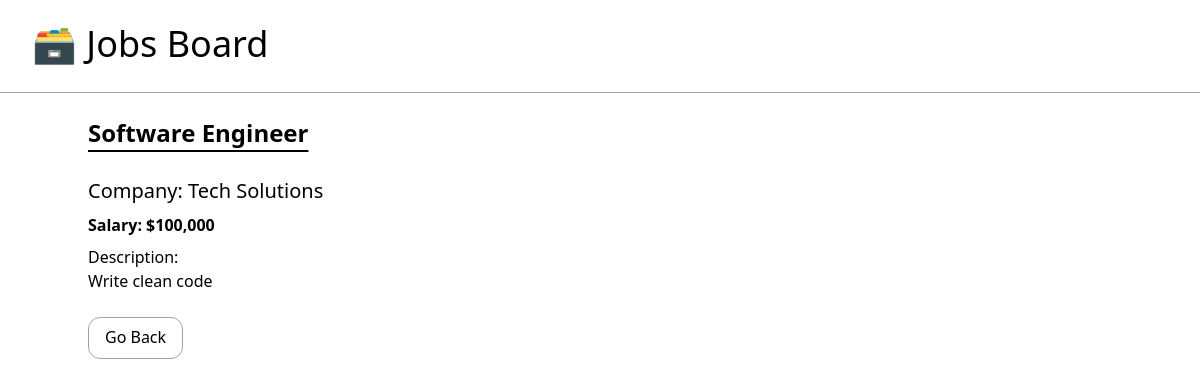
The app's page /jobs/2/, older data.
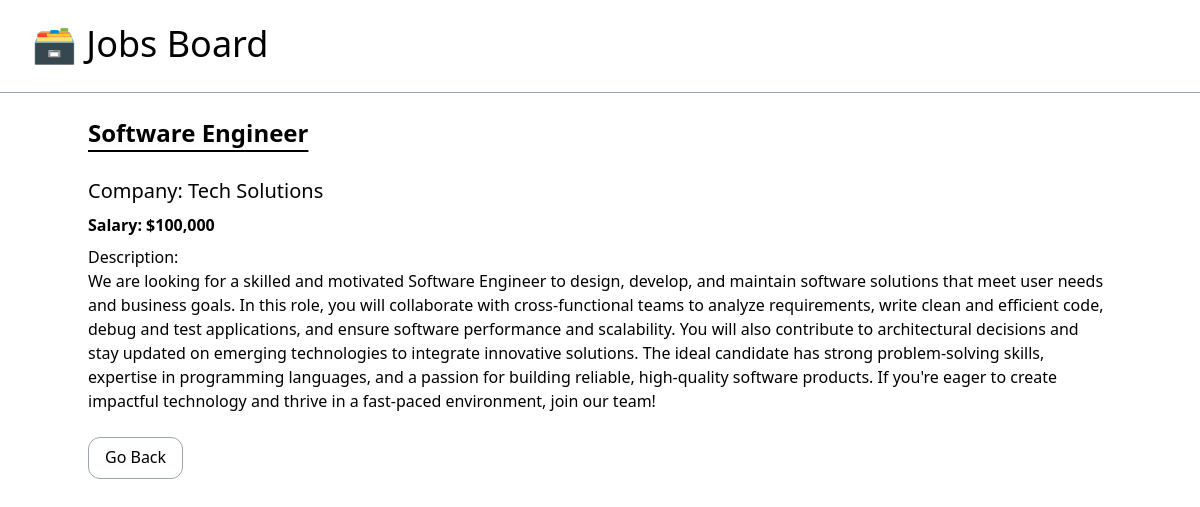
The same page, newer data.
### S05_JobsBoardApp/models.py (models this page shows, shortened)
class JobPosting(models.Model):
    title = models.CharField(max_length=100)
    description = models.TextField()
    company = models.CharField(max_length=100)
    salary = models.IntegerField()
    is_active = models.BooleanField(default=False)

### S05_JobsBoardApp/views.py (the view)
def jobs_detail(request, job_id):
    job = get_object_or_404(JobPosting, id=job_id, is_active=True)
    return render(request=request, template_name="S05_JobsBoardApp/detail.html", context={"job": job})

### S05_JobsBoardApp/templates/S05_JobsBoardApp/detail.html
{% extends 'S05_JobsBoardApp/_base.html' %}
{% load humanize %}
{% block content %}
<div class="mt-6 mx-auto">
    <h2 class="text-2xl font-semibold underline underline-offset-8 pb-7">{{ job.title|title }}</h2>
    <p class="text-xl pb-2">Company: {{ job.company|title }}</p>
    <p class="font-semibold pb-2">Salary: ${{ job.salary|intcomma }}</p>
    <p class="pb-8">Description:<br>{{ job.description }}</p>
    <a class="border rounded-xl border-gray-400 pt-2 px-4 hover:bg-gray-200 pb-2.5" href="{% url 'jobs-home' %}">
        Go Back
    </a>
</div>
{% endblock content %}

Row changes from the older to the newer data that the page shows:
changed JobPosting "Software Engineer": description "Write clean code" → "We are looking for a skilled and motivated Software Engineer to design, develop, and maintain software solutions that meet user needs and business goals. In this role, you will collaborate with cross-functional teams to analyze requirements, write clean and efficient code, debug and test applications, and ensure software performance and scalability. You will also contribute to architectural decisions and stay updated on emerging technologies to integrate innovative solutions. The ideal candidate has strong problem-solving skills, expertise in programming languages, and a passion for building reliable, high-quality software products. If you're eager to create impactful technology and thrive…"
